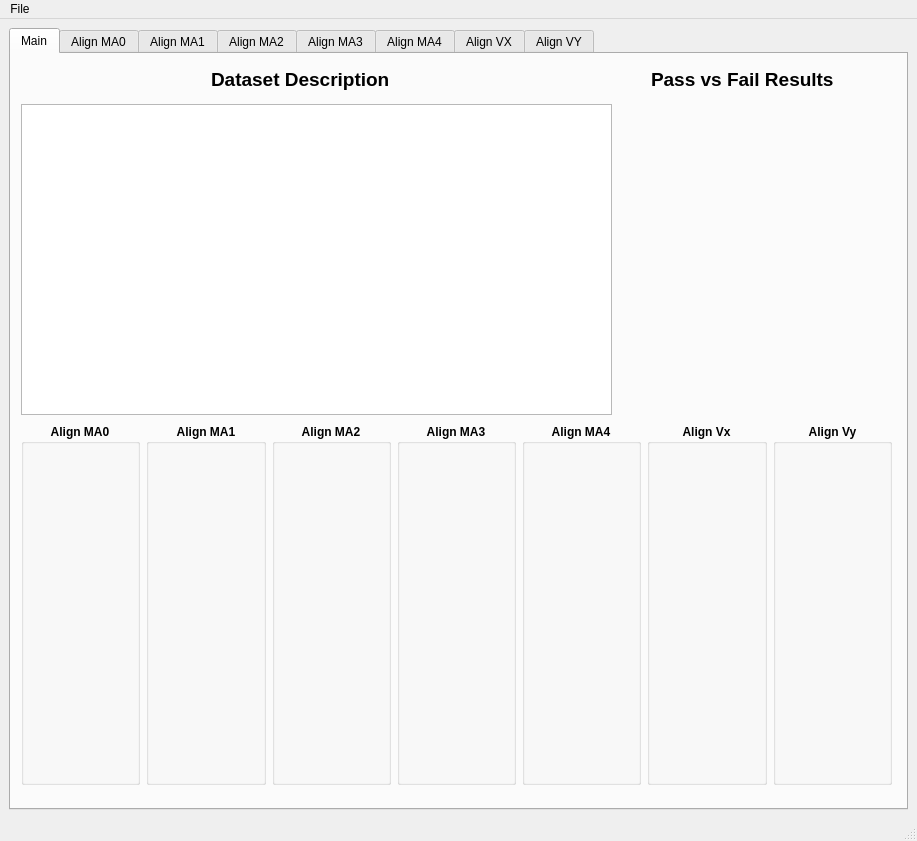
<?xml version="1.0" encoding="UTF-8"?>
<ui version="4.0">
 <class>MainWindow</class>
 <widget class="QMainWindow" name="MainWindow">
  <property name="geometry">
   <rect>
    <x>0</x>
    <y>0</y>
    <width>917</width>
    <height>841</height>
   </rect>
  </property>
  <property name="windowTitle">
   <string>MainWindow</string>
  </property>
  <widget class="QWidget" name="centralwidget">
   <layout class="QGridLayout" name="gridLayout">
    <item row="0" column="0">
     <widget class="QTabWidget" name="tabs">
      <property name="enabled">
       <bool>true</bool>
      </property>
      <property name="currentIndex">
       <number>0</number>
      </property>
      <widget class="QWidget" name="tab">
       <attribute name="title">
        <string>Main</string>
       </attribute>
       <widget class="QLabel" name="label_17">
        <property name="geometry">
         <rect>
          <x>161</x>
          <y>11</y>
          <width>16</width>
          <height>16</height>
         </rect>
        </property>
        <property name="text">
         <string/>
        </property>
       </widget>
       <widget class="QLabel" name="targetlabel">
        <property name="geometry">
         <rect>
          <x>161</x>
          <y>491</y>
          <width>16</width>
          <height>16</height>
         </rect>
        </property>
        <property name="text">
         <string/>
        </property>
       </widget>
       <widget class="QLabel" name="usl">
        <property name="geometry">
         <rect>
          <x>264</x>
          <y>304</y>
          <width>16</width>
          <height>16</height>
         </rect>
        </property>
        <property name="text">
         <string/>
        </property>
       </widget>
       <widget class="QLabel" name="lsl">
        <property name="geometry">
         <rect>
          <x>161</x>
          <y>514</y>
          <width>16</width>
          <height>16</height>
         </rect>
        </property>
        <property name="text">
         <string/>
        </property>
       </widget>
       <widget class="QLabel" name="label">
        <property name="geometry">
         <rect>
          <x>200</x>
          <y>10</y>
          <width>231</width>
          <height>31</height>
         </rect>
        </property>
        <property name="font">
         <font>
          <pointsize>14</pointsize>
          <weight>75</weight>
          <bold>true</bold>
         </font>
        </property>
        <property name="text">
         <string>Dataset Description</string>
        </property>
       </widget>
       <widget class="QLabel" name="label_2">
        <property name="geometry">
         <rect>
          <x>640</x>
          <y>10</y>
          <width>231</width>
          <height>31</height>
         </rect>
        </property>
        <property name="font">
         <font>
          <pointsize>14</pointsize>
          <weight>75</weight>
          <bold>true</bold>
         </font>
        </property>
        <property name="text">
         <string>Pass vs Fail Results</string>
        </property>
       </widget>
       <widget class="QWidget" name="piechartwidget" native="true">
        <property name="geometry">
         <rect>
          <x>610</x>
          <y>50</y>
          <width>271</width>
          <height>311</height>
         </rect>
        </property>
       </widget>
       <widget class="QTableWidget" name="tableWidget">
        <property name="geometry">
         <rect>
          <x>10</x>
          <y>50</y>
          <width>591</width>
          <height>311</height>
         </rect>
        </property>
       </widget>
       <widget class="QWidget" name="">
        <property name="geometry">
         <rect>
          <x>10</x>
          <y>370</y>
          <width>871</width>
          <height>361</height>
         </rect>
        </property>
        <layout class="QHBoxLayout" name="horizontalLayout">
         <item>
          <widget class="QGroupBox" name="groupBox">
           <property name="font">
            <font>
             <pointsize>9</pointsize>
             <weight>75</weight>
             <bold>true</bold>
            </font>
           </property>
           <property name="title">
            <string>Align MA0</string>
           </property>
           <property name="alignment">
            <set>Qt::AlignHCenter|Qt::AlignTop</set>
           </property>
           <property name="flat">
            <bool>false</bool>
           </property>
           <property name="checkable">
            <bool>false</bool>
           </property>
          </widget>
         </item>
         <item>
          <widget class="QGroupBox" name="groupBox_7">
           <property name="font">
            <font>
             <pointsize>9</pointsize>
             <weight>75</weight>
             <bold>true</bold>
            </font>
           </property>
           <property name="title">
            <string>Align MA1</string>
           </property>
           <property name="alignment">
            <set>Qt::AlignHCenter|Qt::AlignTop</set>
           </property>
           <property name="flat">
            <bool>false</bool>
           </property>
           <property name="checkable">
            <bool>false</bool>
           </property>
          </widget>
         </item>
         <item>
          <widget class="QGroupBox" name="groupBox_2">
           <property name="font">
            <font>
             <pointsize>9</pointsize>
             <weight>75</weight>
             <bold>true</bold>
            </font>
           </property>
           <property name="title">
            <string>Align MA2</string>
           </property>
           <property name="alignment">
            <set>Qt::AlignHCenter|Qt::AlignTop</set>
           </property>
           <property name="flat">
            <bool>false</bool>
           </property>
           <property name="checkable">
            <bool>false</bool>
           </property>
          </widget>
         </item>
         <item>
          <widget class="QGroupBox" name="groupBox_6">
           <property name="font">
            <font>
             <pointsize>9</pointsize>
             <weight>75</weight>
             <bold>true</bold>
            </font>
           </property>
           <property name="title">
            <string>Align MA3</string>
           </property>
           <property name="alignment">
            <set>Qt::AlignHCenter|Qt::AlignTop</set>
           </property>
           <property name="flat">
            <bool>false</bool>
           </property>
           <property name="checkable">
            <bool>false</bool>
           </property>
          </widget>
         </item>
         <item>
          <widget class="QGroupBox" name="groupBox_3">
           <property name="font">
            <font>
             <pointsize>9</pointsize>
             <weight>75</weight>
             <bold>true</bold>
            </font>
           </property>
           <property name="title">
            <string>Align MA4</string>
           </property>
           <property name="alignment">
            <set>Qt::AlignHCenter|Qt::AlignTop</set>
           </property>
           <property name="flat">
            <bool>false</bool>
           </property>
           <property name="checkable">
            <bool>false</bool>
           </property>
          </widget>
         </item>
         <item>
          <widget class="QGroupBox" name="groupBox_5">
           <property name="font">
            <font>
             <pointsize>9</pointsize>
             <weight>75</weight>
             <bold>true</bold>
            </font>
           </property>
           <property name="title">
            <string>Align Vx</string>
           </property>
           <property name="alignment">
            <set>Qt::AlignHCenter|Qt::AlignTop</set>
           </property>
           <property name="flat">
            <bool>false</bool>
           </property>
           <property name="checkable">
            <bool>false</bool>
           </property>
          </widget>
         </item>
         <item>
          <widget class="QGroupBox" name="groupBox_4">
           <property name="font">
            <font>
             <pointsize>9</pointsize>
             <weight>75</weight>
             <bold>true</bold>
            </font>
           </property>
           <property name="title">
            <string>Align Vy</string>
           </property>
           <property name="alignment">
            <set>Qt::AlignHCenter|Qt::AlignTop</set>
           </property>
           <property name="flat">
            <bool>false</bool>
           </property>
           <property name="checkable">
            <bool>false</bool>
           </property>
          </widget>
         </item>
        </layout>
       </widget>
      </widget>
      <widget class="QWidget" name="alignma0">
       <attribute name="title">
        <string>Align MA0</string>
       </attribute>
       <widget class="QGraphicsView" name="graphicsView">
        <property name="geometry">
         <rect>
          <x>0</x>
          <y>0</y>
          <width>501</width>
          <height>461</height>
         </rect>
        </property>
       </widget>
      </widget>
      <widget class="QWidget" name="alignma1">
       <attribute name="title">
        <string>Align MA1</string>
       </attribute>
       <widget class="QGraphicsView" name="graphicsView_2">
        <property name="geometry">
         <rect>
          <x>0</x>
          <y>0</y>
          <width>501</width>
          <height>461</height>
         </rect>
        </property>
       </widget>
      </widget>
      <widget class="QWidget" name="alignma2">
       <attribute name="title">
        <string>Align MA2</string>
       </attribute>
       <widget class="QGraphicsView" name="graphicsView_3">
        <property name="geometry">
         <rect>
          <x>0</x>
          <y>0</y>
          <width>501</width>
          <height>461</height>
         </rect>
        </property>
       </widget>
      </widget>
      <widget class="QWidget" name="alignma3">
       <attribute name="title">
        <string>Align MA3</string>
       </attribute>
       <widget class="QGraphicsView" name="graphicsView_4">
        <property name="geometry">
         <rect>
          <x>0</x>
          <y>0</y>
          <width>501</width>
          <height>461</height>
         </rect>
        </property>
       </widget>
      </widget>
      <widget class="QWidget" name="alignma4">
       <attribute name="title">
        <string>Align MA4</string>
       </attribute>
       <widget class="QGraphicsView" name="graphicsView_5">
        <property name="geometry">
         <rect>
          <x>0</x>
          <y>0</y>
          <width>501</width>
          <height>461</height>
         </rect>
        </property>
       </widget>
      </widget>
      <widget class="QWidget" name="alignvx">
       <attribute name="title">
        <string>Align VX</string>
       </attribute>
       <widget class="QGraphicsView" name="graphicsView_6">
        <property name="geometry">
         <rect>
          <x>0</x>
          <y>0</y>
          <width>501</width>
          <height>461</height>
         </rect>
        </property>
       </widget>
      </widget>
      <widget class="QWidget" name="alignvy">
       <attribute name="title">
        <string>Align VY</string>
       </attribute>
       <widget class="QGraphicsView" name="graphicsView_7">
        <property name="geometry">
         <rect>
          <x>0</x>
          <y>0</y>
          <width>501</width>
          <height>461</height>
         </rect>
        </property>
       </widget>
      </widget>
     </widget>
    </item>
   </layout>
  </widget>
  <widget class="QMenuBar" name="menubar">
   <property name="geometry">
    <rect>
     <x>0</x>
     <y>0</y>
     <width>917</width>
     <height>26</height>
    </rect>
   </property>
   <widget class="QMenu" name="menuFile">
    <property name="title">
     <string>File</string>
    </property>
    <addaction name="separator"/>
    <addaction name="brwsfilebtn"/>
    <addaction name="actionExport"/>
    <addaction name="actionExit"/>
    <addaction name="actionAbout"/>
   </widget>
   <addaction name="menuFile"/>
  </widget>
  <widget class="QStatusBar" name="statusbar"/>
  <action name="brwsfilebtn">
   <property name="text">
    <string>Open...</string>
   </property>
  </action>
  <action name="actionExport">
   <property name="text">
    <string>Export</string>
   </property>
  </action>
  <action name="actionExit">
   <property name="text">
    <string>Exit</string>
   </property>
  </action>
  <action name="actionAbout">
   <property name="text">
    <string>About</string>
   </property>
  </action>
 </widget>
 <resources/>
 <connections/>
</ui>
